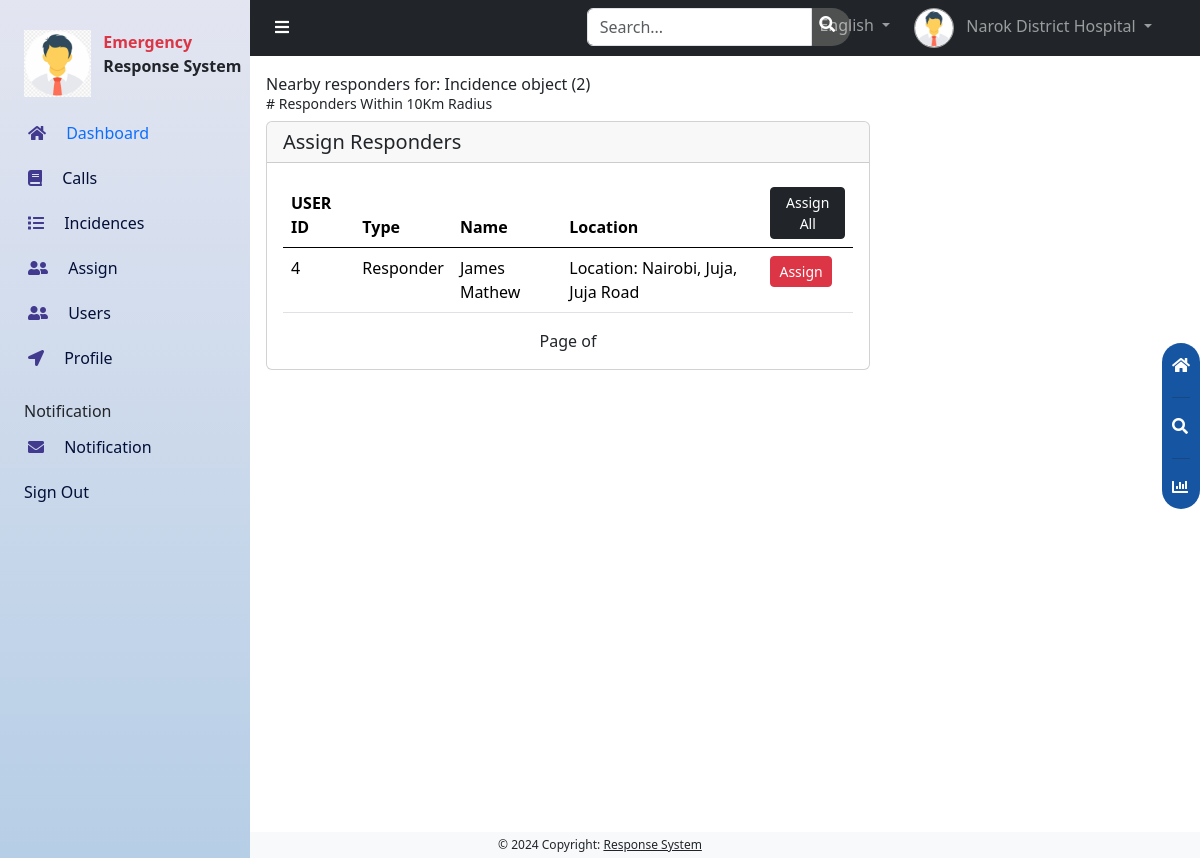
Before: /admins/nearby_responders/2 (signed in) with the older database file.
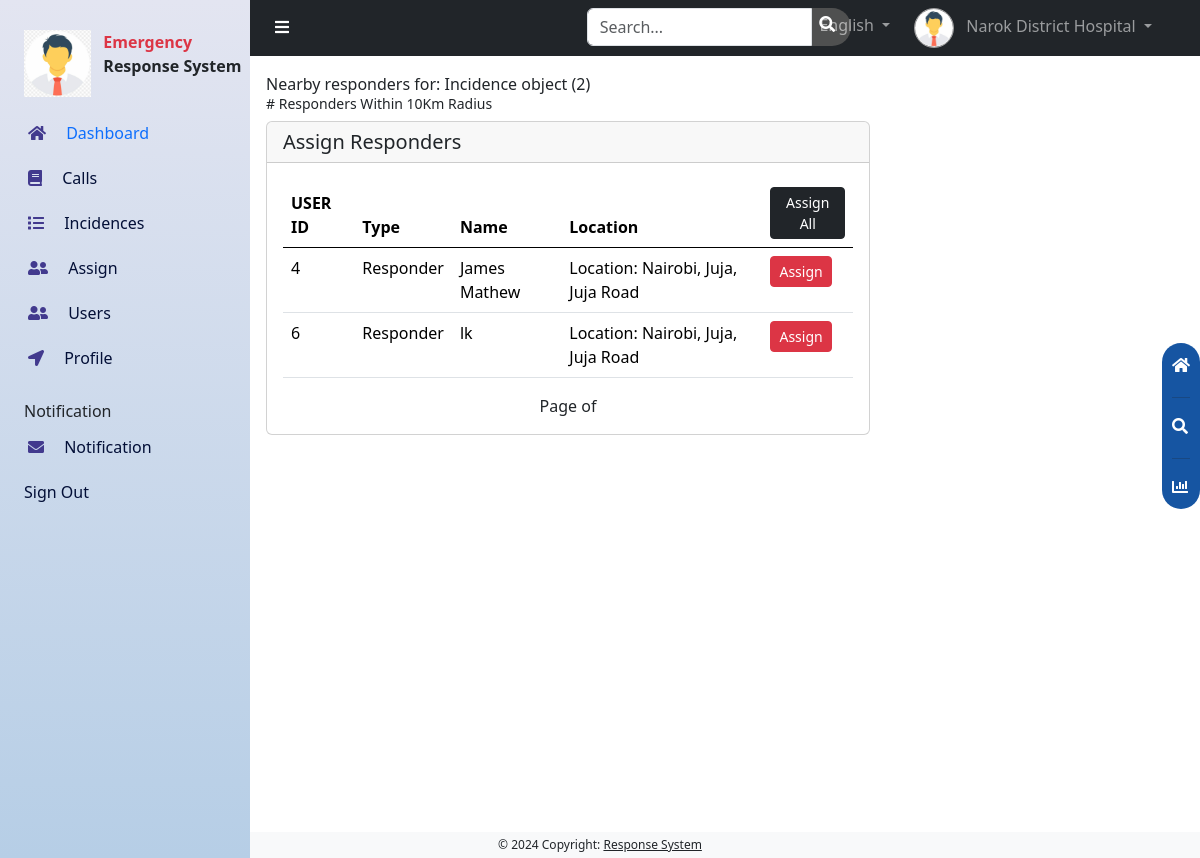
After: the same page with the newer database file.
### accounts/models.py (models this page shows)
class CustomUser(AbstractUser):
    role =[
        ('Responder', 'responder'),
        ('Hospital', 'hospital'),
        ('Vehicle', 'vehicle'),
    ]
    username = None
    email = models.EmailField(unique=True)
    full_names = models.CharField(max_length=100, blank=True)
    user_type = models.CharField(max_length=20, choices=role, default='Responder')
    location = models.ForeignKey(Location, on_delete=models.CASCADE, blank=True, null=True)
    date_joined = models.DateField(auto_now_add=True)
    USERNAME_FIELD = 'email'
    REQUIRED_FIELDS = ['full_names', ]
    objects = CustomUserManager()
    def __str__(self):
        return self.full_names

### main/models.py (models this page shows)
class Location(models.Model):
    address = models.CharField(max_length=255)
    lon = models.FloatField()
    lat = models.FloatField()
    def __str__(self):
        return f'Location: {self.address}'

### administrator/views.py (the view)
# urls.py: path('nearby_responders/<int:pk>', views.nearby_responders, name='nearby_responders'),
@login_required
@user_passes_test(is_superuser)
def nearby_responders(request, pk):
    incidence = get_object_or_404(Incidence, pk=pk)
    location = incidence.location
    responders = find_nearby_responders(location.lat, location.lon, radius=10)
    context = {
        'incidence': incidence,
        'responders': responders
    }
    return render(request, 'response/nearby_responders.html', context)

### administrator/harversine.py (called while the page is built)
def find_nearby_responders(lat, lon, radius):
    radius_km = radius
    radius = radius / 6371  # Convert radius to radians
    lat_radians = math.radians(lat)
    lon_radians = math.radians(lon)
    responders = CustomUser.objects.annotate(
        lat_radians=Radians(F('location__lat')),  # Converting latitude to radians
        lon_radians=Radians(F('location__lon'))
    ).annotate(
        dlat=F('lat_radians') - lat_radians,
        dlon=F('lon_radians') - lon_radians,
        a=ExpressionWrapper(Sin(F('dlat') / 2) ** 2 + Cos(lat_radians) * Cos(F('lat_radians')) * Sin(F('dlon') / 2) ** 2, output_field=FloatField()),
        c=ExpressionWrapper(2 * ATan2(Sqrt(F('a')), Sqrt(1 - F('a'))), output_field=FloatField()),
        distance_km=ExpressionWrapper(6371 * F('c'), output_field=FloatField())
    ).filter(distance_km__lte=radius_km)
    return responders

### administrator/views.py (called while the page is built)
def is_superuser(request):
    return is_superuser

### administrator/templates/response/nearby_responders.html (shortened to what this page needs)
{% extends '../dashboard.html' %}
{% block content %}
<div id="content" class="can_have_sidenav">
    <div class="p-3">
        {% block items %}
        Nearby responders for: {{incidence }}
        <h3 class="fw-lighter small"># Responders Within 10Km Radius </h3>
        <div class="row">
            <div class="col-12 col-lg-8 mb-4 mb-lg-0">
                {% if responders %}
                <div class="card">
                    <h5 class="card-header">Assign Responders</h5>
                    <div class="card-body">
                        <div class="table-responsive">
                            <table class="table">
                                <thead>
                                    <tr>
                                        <th scope="col">USER ID</th>
                                        <th scope="col">Type</th>
                                        <th scope="col">Name</th>
                                        <th scope="col">Location</th>
                                        <th scope="col">
                                            <a href="{% url 'assign_all_nearby_responders' incidence.pk %}" class="btn btn-sm btn-dark">
                                                Assign All
                                            </a>
                                        </th>
                                    </tr>
                                </thead>
                                <tbody>
                                    {% for responder in responders %}
                                    <tr>
                                        <td>{{responder.id}}</td>
                                        <td>{{responder.user_type}}</td>
                                        <td>{{responder.full_names}}</td>
                                        <td>{{responder.location}}</td>
                                        <td>
                                            <a href="{% url 'assign_incedence' incidence.id responder.id %}" class="btn btn-sm btn-danger">Assign</a>
                                        </td>
                                    </tr>
                                    {% endfor %}
                                </tbody>
                            </table>
                        </div>
                        <div class='pagination justify-content-center'>
                            <span class='mx-4'>
                                Page {{ page_obj.number }} of {{ page_obj.paginator.num_pages }}
                            </span>
                        </div>
                    </div>
                </div>
                {% endif %}
            </div>
            {% endblock %}
        </div>
    </div>
</div>
{% endblock %}

Changed rows visible on the page:
added CustomUser: id "6", user_type "Responder", full_names "lk", location "Location: Nairobi, Juja, Juja Road"
